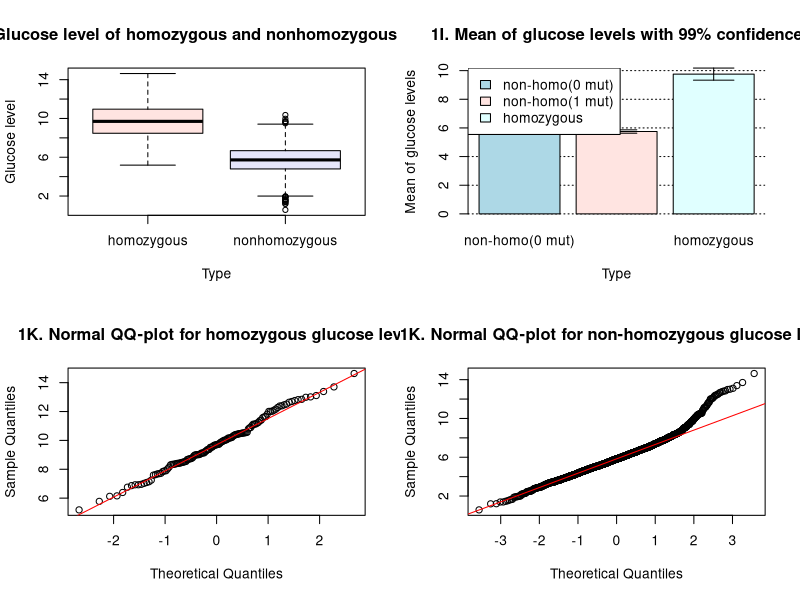

The R source for this figure:
#In order for us to see all the plots you produce, please put this command in the beginning of your file:
par(mfrow = c(2, 2))

# 1A
# at least one time in the 18 sequenced samples -> 1 - 0 times observation
cat("1A. The probability of observing the stop-gain variant at least one time in the 18 sequenced samples is", 1 - dbinom(0, 18 * 2, 0.23))

# # 1B 
# # the probability of observing the mutation in at least 2 individuals
# cat("1B. The probability of observing the mutation in at least 2 individuals is", 1 - pbinom(1, 18, 0.23), "\n")
# 
# # 1C
# test_prob_1C <- (1 - pbinom(1, 0:18, 0.23))
# count = 0
# cat("1C. The minimum number of individuals is",
#     for (i in test_prob_1C) {
#       count = count + 1
#       if (i > 0.9) {
#         break
#       }
#     }
#     , count, ".\n")


# 1B
prob <- 0.23
# the probability of observing the mutation in 0 individual
p_0 <- (1-prob)^36 * prob^0
# the probability of observing the mutation in 1 individual (1 or 2 risk alleles in same individual)
p_1 <- (1-prob)^35 * prob^1 * 36 + (1-prob)^34 * prob^2 * 18
writeLines("\n")
cat("1B. The probability of observing the mutation in at least 2 individuals is", 1 - p_0 - p_1)

# 1C
num_sample = 1:18
count = 0
writeLines("\n")
cat("1C. The minimum number of individuals is",
    for (N in num_sample) {
      count = count + 1
      p0 <- (1-prob)^(N*2) * prob^0
      p1 <- (1-prob)^(N*2-1) * prob^1 * N*2 + (1-prob)^(N*2-2) * prob^2 * N
      p2 = 1 - p0 - p1
      if (p2 > 0.9) {
        break
      }
    }
    , count)

#1D
all_freq <- (14 / (18 * 2))
writeLines("\n")
test_1D <- binom.test(x = 14,n = 36 , p = all_freq, conf.level = 0.99)
cat("1D. The estimated allele frequency is", all_freq, ". The 99% confidence interval is", test_1D$conf.int)

#1E
P_ill <- 0.1
P_ill_homo <- 0.5
P_homo <- 0.23 * 0.23
P_homo_ill = P_ill_homo * P_homo / P_ill
writeLines("\n")
cat("1E. In Greenlandic Inuit the probability of being homozygous if having type 2 diabetes is", P_homo_ill)

#1F
P_non_homo <- 1 - P_homo
P_non_homo_ill <- 1 - P_homo_ill
P_ill_non_homo = P_non_homo_ill * P_ill / P_non_homo
writeLines("\n")
cat("1F. The probability of having type 2 diabetes if not homozygous for the variant is", P_ill_non_homo)

#1G
seeder<-function(name){
  n<-sapply(strsplit(name,""),function(x)
    sum(match(x,c(LETTERS,letters)),na.rm=T))
  set.seed(n)
  N<-2700
  genotype<-rbinom(N,2,0.23)
  glucose <- rnorm(N,5.7,sd=1.4) +
    ifelse(genotype==2,rnorm(N,4,sd=1),0)
  data.frame(stopGain=genotype,glucose=glucose)
}

genData <- seeder("tls868")
myData <- genData
myData$type[myData$stopGain == 0 | myData$stopGain == 1] <- 'nonhomozygous'
myData$type[myData$stopGain == 2] <- 'homozygous'

boxplot(
  glucose ~ type,
  data = myData,
  col = c("mistyrose","lavender"),
  main = "1G. Glucose level of homozygous and nonhomozygous mutation",
  xlab = "Type",
  ylab = "Glucose level"
)
writeLines("\n")
writeLines('1G. Please see plot.')

#1H
type0 <- myData[myData[, 'stopGain'] == 0, ]
type1 <- myData[myData[, 'stopGain'] == 1, ]
type2 <- myData[myData[, 'stopGain'] == 2, ]

calc_CI <- function(data, alpha) {
  xbar <- mean(data)
  SD <- sd(data)
  n <- length(data)
  alpha <- alpha
  Z <- qt(1 - alpha/2, df = n - 1)
  SEM <- SD/sqrt(n) 
  CI1 <- xbar - Z * SEM
  CI2 <- xbar + Z * SEM
  return(c(mean = xbar, SEM = SEM, CI1 = CI1, CI2 = CI2))
}
#or use t.test
#t.test(typeX$glucose, conf.level = 0.99)

result <- as.matrix(cbind(
  calc_CI(type0$glucose, 0.01),
  calc_CI(type1$glucose, 0.01), 
  calc_CI(type2$glucose, 0.01)))
colnames(result) <- c('non-homo(0 mut)','non-homo(1 mut)','homozygous')
writeLines("\n")
writeLines('1H.')
print(result)


#1I
library(gplots)
ci.l <- result['CI1',]
ci.u <- result['CI2',]
col = c("lightblue", "mistyrose",
        "lightcyan")
barplot2(result['mean',], xlab = "Type", ylab = "Mean of glucose levels",
         beside = TRUE, col = col,
         main = "1I. Mean of glucose levels with 99% confidence",
         plot.ci = TRUE, ci.l = ci.l, ci.u = ci.u,
         plot.grid = TRUE)
legend("topleft", legend = colnames(result), fill = col)
writeLines("\n")
writeLines('1I. Please see plot')

#1J
nonhomo <- genData[genData[, 'stopGain'] == 0 | 1,]
homo <- genData[genData[, 'stopGain'] == 2, ]
writeLines("\n")
res_1J <- t.test(homo$glucose, nonhomo$glucose, paired = F, alt = "two.sided")
cat('1J. Null hypothesis is that the difference in means is 0 (H_0: mu_1 - mu2 = 0). Alternative hypothesis is that the difference in means in not 0 (H_1: mu_1 != mu2). P-value (', res_1J$p.value,') is below signiffcance threshold (0.05), reject the null hypothesis. Test statistic is', res_1J$statistic,'.\n')

#1K
qqnorm(homo$glucose,main="1K. Normal QQ-plot for homozygous glucose level")
qqline(homo$glucose,col="red")
qqnorm(nonhomo$glucose,main="1K. Normal QQ-plot for non-homozygous glucose level")
qqline(nonhomo$glucose,col="red")
writeLines("\n")
writeLines('1K. From two qqplots we can see that glucose levels between such two types of individuals are quite different. The results of test hold.')

#1L
t_test_known_var <- function(data1, data2, var1, var2, alpha = 0.05, alt = "2side") {
  mean1 <- mean(data1); mean2 <- mean(data2)
  N1 <- length(data1); N2 <- length(data2)
  S <- sqrt((var1 / N1) + (var2 / N2))
  Z <- (mean1 - mean2 - 0) / S
  p <- if (alt == "2side") {
    2 * pnorm(abs(Z), lower.tail = FALSE)
  } else if (alt == "less") {
    pnorm(Z, lower.tail = TRUE)
  } else { #greater
    pnorm(Z, lower.tail = FALSE)
  }
  CL1 <- (mean1 - mean2 - S * qnorm(1 - alpha / 2))
  CL2 <- (mean1 - mean2 + S * qnorm(1 - alpha / 2))
  value <- c(p.value = p, Stat = Z, CL1 = CL1, CL2 = CL2)
  return(as.data.frame(value))
}
writeLines("\n")
res_1L <- t_test_known_var(homo$glucose, nonhomo$glucose, 1.7, 1.4)
cat('1L. The test statistic is', res_1L['Stat',] ,'. New p-value (', res_1L['p.value',], ') below signiffcance threshold (0.05), and far small than previous one. The results still shows that there is a difference between them.')
